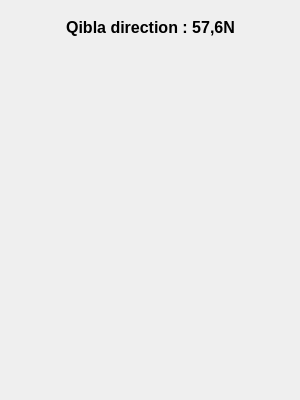
<ui version="4.0" >
 <class>Qibla</class>
 <widget class="QDialog" name="Qibla" >
  <property name="geometry" >
   <rect>
    <x>0</x>
    <y>0</y>
    <width>300</width>
    <height>400</height>
   </rect>
  </property>
  <property name="minimumSize" >
   <size>
    <width>300</width>
    <height>400</height>
   </size>
  </property>
  <property name="maximumSize" >
   <size>
    <width>300</width>
    <height>400</height>
   </size>
  </property>
  <property name="windowTitle" >
   <string>Qsalat - qibla direction</string>
  </property>
  <property name="styleSheet" >
   <string notr="true" >background-image: url(:/images/boussole.png);
</string>
  </property>
  <widget class="QLabel" name="label" >
   <property name="geometry" >
    <rect>
     <x>10</x>
     <y>7</y>
     <width>281</width>
     <height>41</height>
    </rect>
   </property>
   <property name="font" >
    <font>
     <pointsize>12</pointsize>
     <weight>75</weight>
     <bold>true</bold>
    </font>
   </property>
   <property name="text" >
    <string>Qibla direction : 57,6N</string>
   </property>
   <property name="alignment" >
    <set>Qt::AlignCenter</set>
   </property>
  </widget>
 </widget>
 <resources>
  <include location="../qibla.qrc" />
 </resources>
 <connections/>
</ui>
